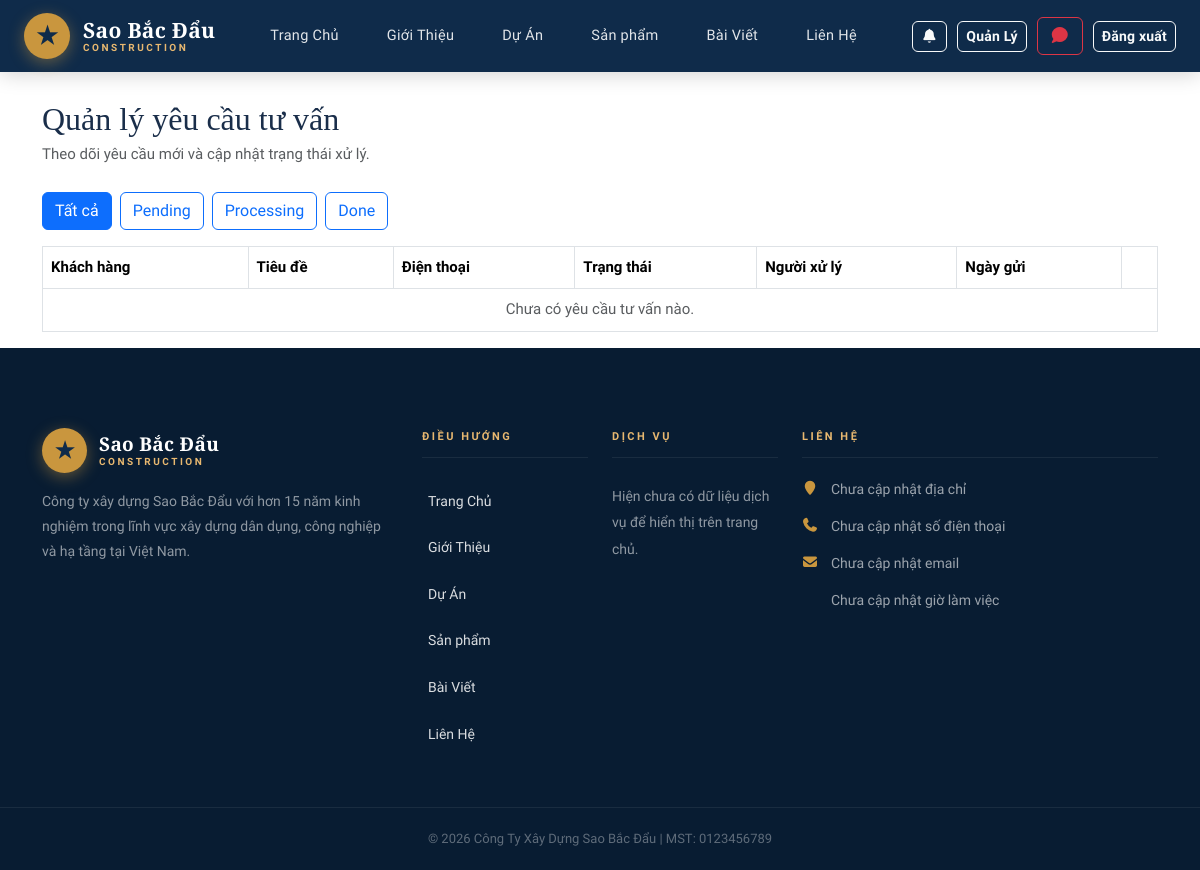
Page /consultations/ (signed in) on the earlier database version.
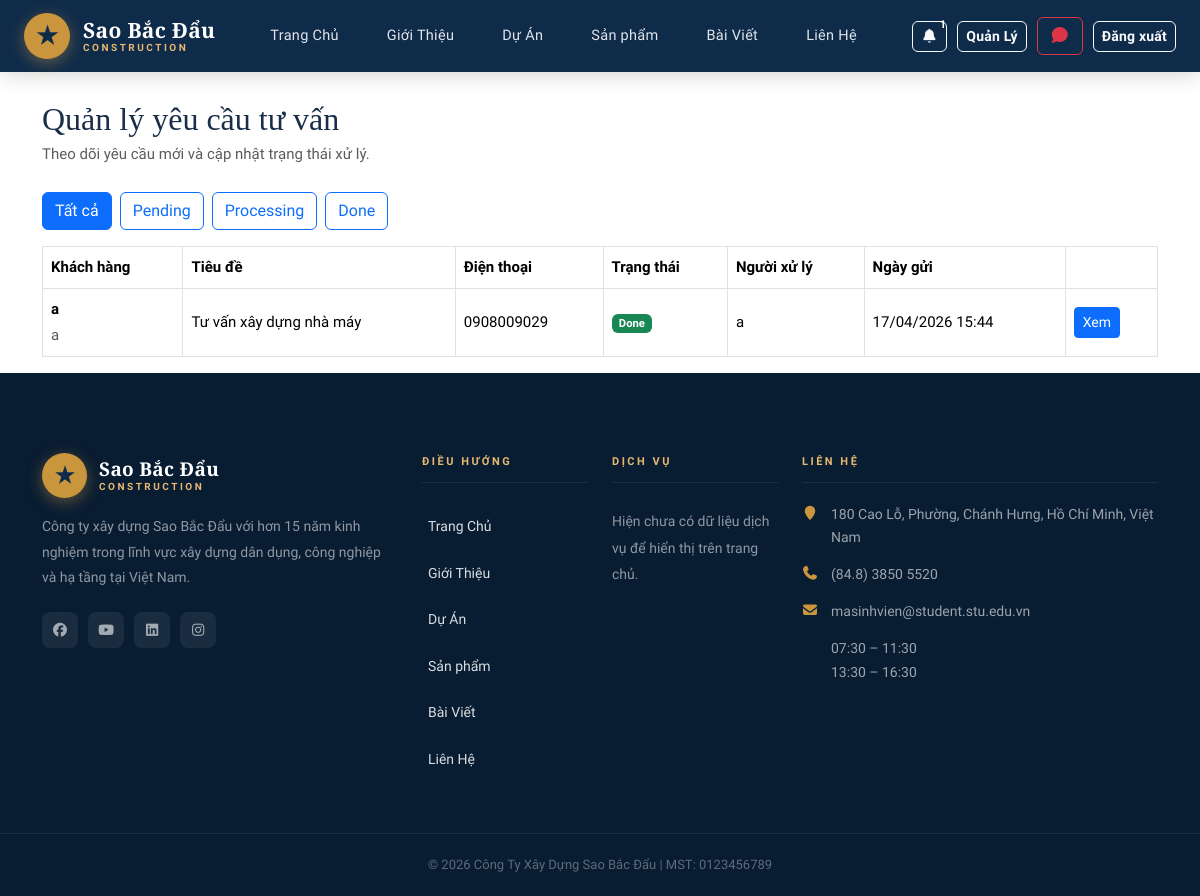
Same page on the later database version.
### home/models.py (models this page shows, shortened)
class Consultation(models.Model):
    PROJECT_TYPE_CHOICES = [
        ("dan-dung", "Xây dựng Dân dụng (Nhà ở, Biệt thự, Chung cư)"),
        ("cong-nghiep", "Xây dựng Công nghiệp (Nhà máy, Kho xưởng)"),
        ("thuong-mai", "Xây dựng Thương mại (Văn phòng, TTTM)"),
        ("ha-tang", "Hạ tầng Kỹ thuật (Đường, Cầu, Cống)"),
        ("noi-that", "Thi công Nội thất"),
        ("thiet-ke", "Thiết kế Kiến trúc & Kết cấu"),
        ("khac", "Khác"),
    ]
    user = models.ForeignKey(User, on_delete=models.CASCADE)
    full_name = models.CharField(max_length=150, blank=True, default="")
    phone = models.CharField(max_length=50, default="")
    email = models.EmailField(blank=True)
    project_type = models.CharField(
        max_length=50,
        default="",
        choices=PROJECT_TYPE_CHOICES,
    )
    subject = models.CharField(max_length=255, default="")
    budget = models.CharField(max_length=100, blank=True, default="")
    content = models.TextField(blank=True)
    STATUS_CHOICES = [
        ("pending", "Pending"),
        ("processing", "Processing"),
        ("done", "Done"),
    ]
    status = models.CharField(max_length=20, choices=STATUS_CHOICES, default="pending")
    handled_by = models.ForeignKey(
        User,
        on_delete=models.SET_NULL,
        null=True,
        blank=True,
        related_name="handled_consultations",
    )
    created_at = models.DateTimeField(auto_now_add=True)
    updated_at = models.DateTimeField(auto_now=True)
    class Meta:
        ordering = ["-created_at", "-id"]

class ContactInfo(models.Model):
    branch_name = models.CharField(
        max_length=150, verbose_name="Tên chi nhánh / văn phòng"
    )
    address = models.TextField(verbose_name="Địa chỉ")
    phone = models.CharField(max_length=50, verbose_name="Số điện thoại")
    fax = models.CharField(max_length=50, blank=True, verbose_name="Fax")
    email = models.EmailField(blank=True, verbose_name="Email")
    working_hours = models.CharField(
        max_length=255, blank=True, verbose_name="Giờ làm việc"
    )
    map_embed_url = models.URLField(blank=True, verbose_name="Link Google Maps Embed")
    facebook_url = models.URLField(blank=True, verbose_name="Facebook URL")
    youtube_url = models.URLField(blank=True, verbose_name="YouTube URL")
    linkedin_url = models.URLField(blank=True, verbose_name="LinkedIn URL")
    instagram_url = models.URLField(blank=True, verbose_name="Instagram URL")
    order = models.PositiveIntegerField(default=0, verbose_name="Thứ tự hiển thị")
    is_active = models.BooleanField(default=True, verbose_name="Hiển thị")
    created_at = models.DateTimeField(auto_now_add=True)
    class Meta:
        ordering = ["order", "created_at"]

### home/views.py (the view)
# urls.py: path("consultations/", views.consultation_list, name="consultation_list"),
@staff_required
def consultation_list(request):
    consultations = Consultation.objects.select_related("user", "handled_by").all()
    status_filter = (request.GET.get("status") or "").strip()
    if status_filter in CONSULTATION_STATUS_LABELS:
        consultations = consultations.filter(status=status_filter)
    return render(
        request,
        "home/consultation_list.html",
        {
            "consultations": consultations,
            "status_filter": status_filter,
            "status_choices": Consultation.STATUS_CHOICES,
        },
    )

### home/context_processors.py (called while the page is built)
def site_contact(request):
    contact = (
        ContactInfo.objects.filter(is_active=True)
        .order_by("order", "created_at")
        .first()
    )
    unread_notifications_count = 0
    recent_notifications = []
    if request.user.is_authenticated:
        unread_notifications_count = Notification.objects.filter(
            user=request.user,
            is_read=False,
        ).count()
        recent_notifications = Notification.objects.filter(user=request.user)[:5]
    return {
        "site_contact": contact,
        "unread_notifications_count": unread_notifications_count,
        "recent_notifications": recent_notifications,
    }

### home/views.py (called while the page is built)
def staff_required(view_func):
    @wraps(view_func)
    def _wrapped(request, *args, **kwargs):
        if not request.user.is_authenticated:
            return redirect(f"/login/?next={request.path}")
        if request.user.is_staff or request.user.is_superuser:
            return view_func(request, *args, **kwargs)
        messages.warning(request, "Bạn không có quyền truy cập trang quản lý.")
        return redirect("home")
    return _wrapped

### templates/home/consultation_list.html
{% extends 'base.html' %}
{% block content %}
<div class="container" style="margin-top: 100px">
  <div class="d-flex justify-content-between align-items-center flex-wrap mb-4">
    <div>
      <h2 class="mb-1">Quản lý yêu cầu tư vấn</h2>
      <p class="text-muted mb-0">Theo dõi yêu cầu mới và cập nhật trạng thái xử lý.</p>
    </div>
  </div>
  <div class="mb-3 d-flex gap-2 flex-wrap">
    <a href="{% url 'consultation_list' %}" class="btn btn-{% if not status_filter %}primary{% else %}outline-primary{% endif %}">
      Tất cả
    </a>
    {% for value, label in status_choices %}
    <a
      href="{% url 'consultation_list' %}?status={{ value }}"
      class="btn btn-{% if status_filter == value %}primary{% else %}outline-primary{% endif %}"
    >
      {{ label }}
    </a>
    {% endfor %}
  </div>
  <div class="table-responsive">
    <table class="table table-bordered align-middle">
      <thead>
        <tr>
          <th>Khách hàng</th>
          <th>Tiêu đề</th>
          <th>Điện thoại</th>
          <th>Trạng thái</th>
          <th>Người xử lý</th>
          <th>Ngày gửi</th>
          <th></th>
        </tr>
      </thead>
      <tbody>
        {% for consultation in consultations %}
        <tr>
          <td>
            <strong>{{ consultation.full_name }}</strong>
            <div class="text-muted">{{ consultation.user.username }}</div>
          </td>
          <td>{{ consultation.subject }}</td>
          <td>{{ consultation.phone }}</td>
          <td>
            <span class="badge bg-{% if consultation.status == 'done' %}success{% elif consultation.status == 'processing' %}warning{% else %}secondary{% endif %}">
              {{ consultation.get_status_display }}
            </span>
          </td>
          <td>{{ consultation.handled_by.username|default:"Chưa có" }}</td>
          <td>{{ consultation.created_at|date:"d/m/Y H:i" }}</td>
          <td>
            <a href="{% url 'consultation_detail' consultation.id %}" class="btn btn-sm btn-primary">
              Xem
            </a>
          </td>
        </tr>
        {% empty %}
        <tr>
          <td colspan="7" class="text-center text-muted">
            Chưa có yêu cầu tư vấn nào.
          </td>
        </tr>
        {% endfor %}
      </tbody>
    </table>
  </div>
</div>
{% endblock %}

### templates/base.html (shortened to what this page needs)
<!doctype html>
<html lang="vi">
  {% load static %}
  <head>
    <link
      rel="stylesheet"
      href="{% static 'vendor/bootstrap/css/bootstrap.min.css' %}"
    />
    <link
      rel="stylesheet"
      href="https://cdn.jsdelivr.net/npm/@fortawesome/fontawesome-free@7.2.0/css/all.min.css"
    />
    <link
      rel="stylesheet"
      href="{% static 'vendor/animate/animate.min.css' %}"
    />
    <link rel="stylesheet" href="{% static 'css/style.css' %}" />
    <link rel="stylesheet" href="{% static 'css/home.css' %}" />
    <link rel="stylesheet" href="{% static 'css/about.css' %}" />
    <link rel="stylesheet" href="{% static 'css/contact.css' %}" />
  </head>
  <body>
    <header
      class="site-navbar js-sticky-header site-navbar-target"
      role="banner"
    >
      <div class="container">
        <div class="navbar-inner">
          <div class="site-logo">
            <a href="{% url 'home' %}">
              <div class="logo-icon">★</div>
              <div class="logo-text">
                <span>Sao Bắc Đẩu</span>
                <span>Construction</span>
              </div>
            </a>
          </div>
          <nav class="site-navigation d-none d-xl-block">
            <ul class="site-menu">
              <li><a href="{% url 'home' %}" class="nav-link">Trang Chủ</a></li>
              <li>
                <a href="{% url 'about' %}" class="nav-link">Giới Thiệu</a>
              </li>
              <li><a href="{% url 'project' %}" class="nav-link">Dự Án</a></li>
              <li>
                <a href="{% url 'product' %}" class="nav-link">Sản phẩm</a>
              </li>
              <li><a href="{% url 'post' %}" class="nav-link">Bài Viết</a></li>
              <li>
                <a href="{% url 'contact' %}" class="nav-link">Liên Hệ</a>
              </li>
            </ul>
          </nav>
          <div class="nav-actions d-none d-xl-flex">
            <a
              href="{% url 'notifications' %}"
              class="btn btn-sm btn-outline-light position-relative"
            >
              <i class="fa fa-bell"></i>
              {% if unread_notifications_count %}
              <span
                class="badge badge-danger"
                style="
                  position: absolute;
                  top: -7px;
                  right: -7px;
                  min-width: 20px;
                  height: 20px;
                  border-radius: 999px;
                  display: inline-flex;
                  align-items: center;
                  justify-content: center;
                  font-size: 11px;
                "
              >
                {{ unread_notifications_count }}
              </span>
              {% endif %}
            </a>
            {% if user.is_authenticated %} {% if user.is_staff %}
            <a href="{% url 'dashboard' %}" class="btn btn-sm btn-outline-light"
              >Quản Lý</a
            >
            <a
              href="{% url 'consultation_list' %}"
              class="btn btn-outline-danger position-relative"
            >
              <i class="fa fa-comment"></i>
            </a>
            {% endif %}
            <form method="post" action="{% url 'logout' %}" style="margin: 0">
              <button type="submit" class="btn btn-sm btn-outline-light">
                Đăng xuất
              </button>
            </form>
            {% endif %}
          </div>
        </div>
      </div>
    </header>
    {% block content %} {% endblock %}
    <footer class="footer-area">
      <div class="container">
        <div class="row gy-4">
          <div class="col-lg-4 col-md-6">
            <div class="footer-logo-wrap mb-3">
              <a
                href="{% url 'home' %}"
                style="
                  display: flex;
                  align-items: center;
                  gap: 12px;
                  text-decoration: none;
                "
              >
                <div
                  class="logo-icon"
                  style="width: 45px; height: 45px; font-size: 22px"
                >
                  ★
                </div>
                <div class="logo-text">
                  <span>Sao Bắc Đẩu</span>
                  <span>Construction</span>
                </div>
              </a>
            </div>
            <p class="footer-desc">
              Công ty xây dựng Sao Bắc Đẩu với hơn 15 năm kinh nghiệm trong lĩnh
              vực xây dựng dân dụng, công nghiệp và hạ tầng tại Việt Nam.
            </p>
            <div class="footer-social">
              {% if site_contact and site_contact.facebook_url %}
              <a
                href="{{ site_contact.facebook_url }}"
                target="_blank"
                rel="noopener noreferrer"
              >
                <i class="fab fa-facebook"></i>
              </a>
              {% endif %} {% if site_contact and site_contact.youtube_url %}
              <a
                href="{{ site_contact.youtube_url }}"
                target="_blank"
                rel="noopener noreferrer"
              >
                <i class="fab fa-youtube"></i>
              </a>
              {% endif %} {% if site_contact and site_contact.linkedin_url %}
              <a
                href="{{ site_contact.linkedin_url }}"
                target="_blank"
                rel="noopener noreferrer"
              >
                <i class="fab fa-linkedin"></i>
              </a>
              {% endif %} {% if site_contact and site_contact.instagram_url %}
              <a
                href="{{ site_contact.instagram_url }}"
                target="_blank"
                rel="noopener noreferrer"
              >
                <i class="fab fa-instagram"></i>
              </a>
              {% endif %}
            </div>
          </div>
          <div class="col-lg-2 col-md-6">
            <div class="footer-heading">Điều Hướng</div>
            <ul class="footer-links">
              <li><a href="{% url 'home' %}">Trang Chủ</a></li>
              <li><a href="{% url 'about' %}">Giới Thiệu</a></li>
              <li><a href="{% url 'project' %}">Dự Án</a></li>
              <li><a href="{% url 'product' %}">Sản phẩm</a></li>
              <li><a href="{% url 'post' %}">Bài Viết</a></li>
              <li><a href="{% url 'contact' %}">Liên Hệ</a></li>
            </ul>
          </div>
          <div class="col-lg-2 col-md-6">
            <div class="footer-heading">Dịch Vụ</div>
            <ul class="footer-links">
          {% for service in services %}
          <li><a href="#">{{ service.title }}</a></li>
          {% empty %}
              <li>Hiện chưa có dữ liệu dịch vụ để hiển thị trên trang chủ.</li>
          {% endfor %}
            </ul>
          </div>
          <div class="col-lg-4 col-md-6">
            <div class="footer-heading">Liên Hệ</div>
            <ul class="footer-contact-info">
              {% if site_contact %}
              <li>
                <i class="fa fa-map-marker"></i>
                {{ site_contact.address|linebreaksbr }}
              </li>
              <li>
                <i class="fa fa-phone"></i>
                {{ site_contact.phone }}
              </li>
              <li>
                <i class="fa fa-envelope"></i>
                {{ site_contact.email|default:"Chưa cập nhật" }}
              </li>
              <li>
                {{ site_contact.working_hours|default:"Chưa cập nhật giờ làm việc"|linebreaksbr }}
              </li>
              {% else %}
              <li><i class="fa fa-map-marker"></i> Chưa cập nhật địa chỉ</li>
              <li><i class="fa fa-phone"></i> Chưa cập nhật số điện thoại</li>
              <li><i class="fa fa-envelope"></i> Chưa cập nhật email</li>
              <li> Chưa cập nhật giờ làm việc</li>
              {% endif %}
            </ul>
          </div>
        </div>
      </div>
      <div class="footer-bottom">
        <div class="container text-center">
          <p>© 2026 Công Ty Xây Dựng Sao Bắc Đẩu | MST: 0123456789</p>
        </div>
      </div>
    </footer>
  </body>
</html>

Differences in the rows shown:
added Consultation: full_name "a", user.username "a", subject "Tư vấn xây dựng nhà máy", phone "0908009029", status "Done", handled_by.username "a", created_at "17/04/2026 15:44"
added ContactInfo: address "180 Cao Lỗ, Phường, Chánh Hưng, Hồ Chí Minh, Việt Nam", phone "(84.8) 3850 5520", email "masinhvien@student.stu.edu.vn", working_hours "07:30 – 11:30 13:30 – 16:30"
Other differences:
{{ unread_notifications_count }}: (not shown) → "1"
text no longer shown: "Chưa có yêu cầu tư vấn nào. Chưa cập nhật địa chỉ Chưa cập nhật số điện thoại Chưa cập nhật email Chưa cập nhật giờ làm việc"
